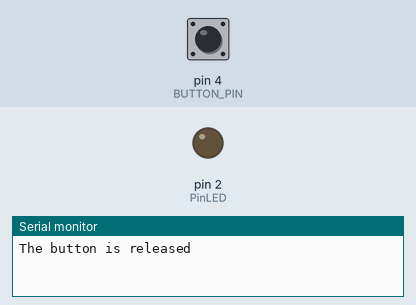
A sketch run on a simulated Arduino Uno, built with avr-gcc and run on an emulated ATmega328P. Parts: output pins drawn as LEDs (lit = HIGH), the last lines printed to the serial monitor. The inputs (shaded band) are chosen by the test bench; at power-on: pin 4 (BUTTON_PIN) HIGH.

Above: at 1.2 s.
1.3 s: pin 4 (BUTTON_PIN) pulled LOW for 0.15 s
At 1.37 s:
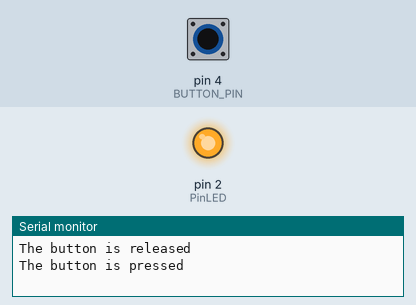
2.9 s: pin 4 (BUTTON_PIN) pulled LOW for 3.2 s
At 6.9 s:
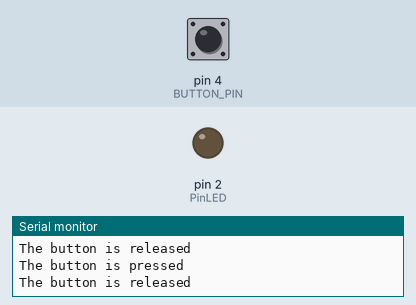
Timing chart, 0 to 8.4 s (numbered marks = the images above; inputs shaded):
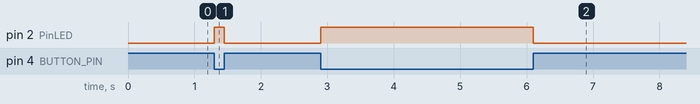

The sketch:

code.ino
```cpp
// constants won't change. They're used here to set pin numbers:
const int BUTTON_PIN = 4;       // the number of the pushbutton pin
const int PinLED = 2;
// Variables will change:
int lastState = LOW;  // the previous state from the input pin
int currentState;                // the current reading from the input pin

void setup() {
  // initialize serial communication at 9600 bits per second:
    pinMode(2, OUTPUT);
      Serial.begin(9600);
        // initialize the pushbutton pin as an pull-up input
          // the pull-up input pin will be HIGH when the switch is open and LOW when the switch is closed.
            pinMode(BUTTON_PIN, INPUT_PULLUP);
     }

void loop() {
  // read the state of the switch/button:
     currentState = digitalRead(BUTTON_PIN);

     if(lastState == HIGH && currentState == LOW){
        Serial.println("The button is pressed");
        digitalWrite(PinLED, HIGH);
     }else if(lastState == LOW && currentState == HIGH){
        Serial.println("The button is released");
        digitalWrite(PinLED, LOW);
     }
 // save the the last state
                                            lastState = currentState;

                                                    }
```

code.cpp
```cpp
// constants won't change. They're used here to set pin numbers:
const int BUTTON_PIN = 4;       // the number of the pushbutton pin
const int PinLED = 2;
// Variables will change:
int lastState = LOW;  // the previous state from the input pin
int currentState;                // the current reading from the input pin

void setup() {
  // initialize serial communication at 9600 bits per second:
    pinMode(2, OUTPUT);
      Serial.begin(9600);
        // initialize the pushbutton pin as an pull-up input
          // the pull-up input pin will be HIGH when the switch is open and LOW when the switch is closed.
            pinMode(BUTTON_PIN, INPUT_PULLUP);
     }

void loop() {
  // read the state of the switch/button:
     currentState = digitalRead(BUTTON_PIN);

     if(lastState == HIGH && currentState == LOW){
        Serial.println("The button is pressed");
        digitalWrite(PinLED, HIGH);
     }else if(lastState == LOW && currentState == HIGH){
        Serial.println("The button is released");
        digitalWrite(PinLED, LOW);
     }
 // save the the last state
                                            lastState = currentState;

                                                    }
```

Measured:
- after the input at 1.3 s, pin 2 (PinLED): LOW → HIGH at once, → LOW 0.15 s later
- after the input at 2.9 s, pin 2 (PinLED): LOW → HIGH at once, → LOW 3.2 s later
